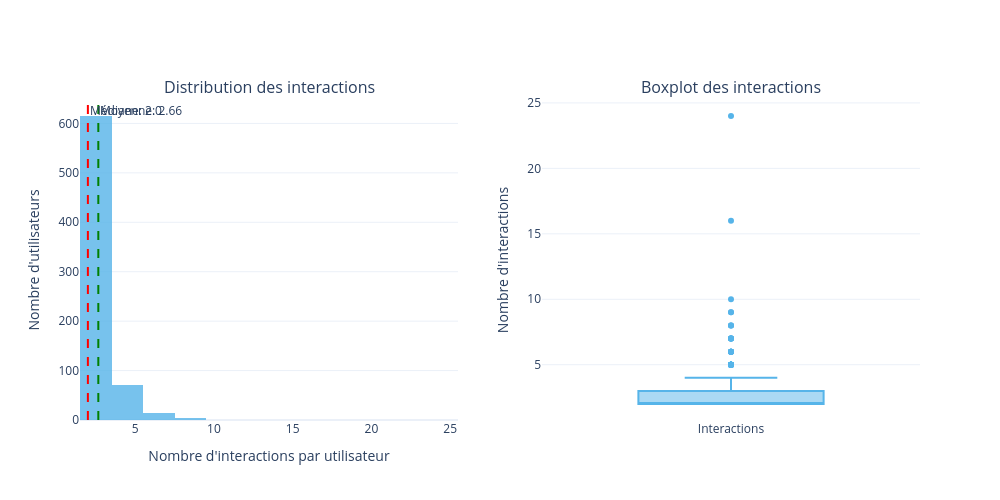

Notebook code for this chart:
### Code cell
import plotly.graph_objects as go
from plotly.subplots import make_subplots

print("📈 Visualisation 1: Distribution des interactions par utilisateur")

fig = make_subplots(
    rows=1, cols=2, 
    subplot_titles=("Distribution des interactions", "Boxplot des interactions")
)

# Histogramme
fig.add_trace(go.Histogram(
    x=user_interactions.values,
    nbinsx=20,
    marker_color='#56B4E9',
    opacity=0.8,
    name='Interactions',
    showlegend=False
), row=1, col=1)

# Lignes de statistiques
fig.add_vline(x=user_interactions.median(), line_dash="dash", line_color="red", 
              annotation_text=f"Médiane: {user_interactions.median()}", annotation_position="top right", row=1, col=1)
fig.add_vline(x=user_interactions.mean(), line_dash="dash", line_color="green", 
              annotation_text=f"Moyenne: {user_interactions.mean():.2f}", annotation_position="top right", row=1, col=1)

# Boxplot
fig.add_trace(go.Box(
    y=user_interactions.values,
    name='Interactions',
    marker_color='#56B4E9',
    showlegend=False
), row=1, col=2)

# Mise en forme
fig.update_xaxes(title_text="Nombre d'interactions par utilisateur", row=1, col=1)
fig.update_yaxes(title_text="Nombre d'utilisateurs", row=1, col=1)
fig.update_yaxes(title_text="Nombre d'interactions", row=1, col=2)

fig.update_layout(height=500, width=1000, template="plotly_white")
fig.show()

### Figure 1 — Plotly figure (JSON) as saved in the notebook; plotly's stock layout.template omitted (floating-point values rounded to 4 significant figures; data arrays with more than 128 entries replaced by an {"elided": "..."} marker saying what was removed)
{"data": [{"marker": {"color": "#56B4E9"}, "name": "Interactions", "nbinsx": 20, "opacity": 0.8, "showlegend": false, "type": "histogram", "x": {"elided": "707 int values"}, "xaxis": "x", "yaxis": "y"}, {"marker": {"color": "#56B4E9"}, "name": "Interactions", "showlegend": false, "type": "box", "xaxis": "x2", "y": {"elided": "707 int values"}, "yaxis": "y2"}], "layout": {"annotations": [{"font": {"size": 16}, "showarrow": false, "text": "Distribution des interactions", "x": 0.225, "xanchor": "center", "xref": "paper", "y": 1, "yanchor": "bottom", "yref": "paper"}, {"font": {"size": 16}, "showarrow": false, "text": "Boxplot des interactions", "x": 0.775, "xanchor": "center", "xref": "paper", "y": 1, "yanchor": "bottom", "yref": "paper"}, {"showarrow": false, "text": "Médiane: 2.0", "x": 2, "xanchor": "left", "xref": "x", "y": 1, "yanchor": "top", "yref": "y domain"}, {"showarrow": false, "text": "Moyenne: 2.66", "x": 2.663, "xanchor": "left", "xref": "x", "y": 1, "yanchor": "top", "yref": "y domain"}], "height": 500, "shapes": [{"line": {"color": "red", "dash": "dash"}, "type": "line", "x0": 2, "x1": 2, "xref": "x", "y0": 0, "y1": 1, "yref": "y domain"}, {"line": {"color": "green", "dash": "dash"}, "type": "line", "x0": 2.663, "x1": 2.663, "xref": "x", "y0": 0, "y1": 1, "yref": "y domain"}], "width": 1000, "xaxis": {"anchor": "y", "domain": [0, 0.45], "title": {"text": "Nombre d'interactions par utilisateur"}}, "xaxis2": {"anchor": "y2", "domain": [0.55, 1]}, "yaxis": {"anchor": "x", "domain": [0, 1], "title": {"text": "Nombre d'utilisateurs"}}, "yaxis2": {"anchor": "x2", "domain": [0, 1], "title": {"text": "Nombre d'interactions"}}}}
